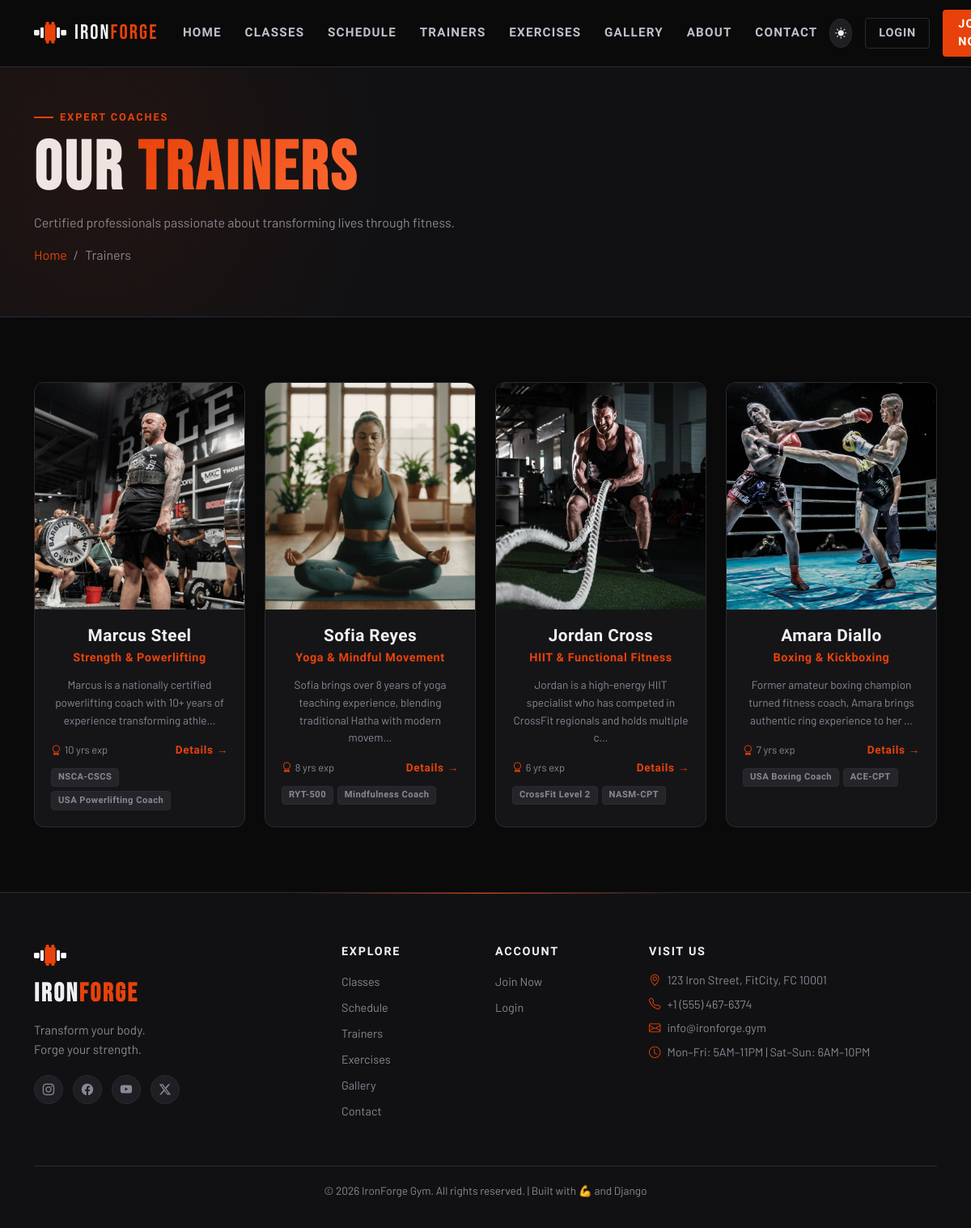
Screenshot of /trainers/ with the database file from the repository.
### core/models.py (models this page shows, shortened)
class Trainer(models.Model):
    name = models.CharField(max_length=100)
    slug = models.SlugField(unique=True, blank=True)
    specialty = models.CharField(max_length=200)
    bio = models.TextField()
    photo = models.ImageField(upload_to='trainers/', blank=True, null=True)
    experience_years = models.PositiveIntegerField(default=1)
    certifications = models.TextField(blank=True, help_text="Comma-separated certifications")
    instagram = models.URLField(blank=True)
    order = models.PositiveIntegerField(default=0)
    is_active = models.BooleanField(default=True)
    class Meta:
        ordering = ['order', 'name']
    def get_certifications_list(self):
        return [c.strip() for c in self.certifications.split(',') if c.strip()]

### core/views.py (the view)
# urls.py: path('trainers/',                  v.trainer_list,   name='trainer_list'),
def trainers(request):
    context = {
        'trainers': Trainer.objects.filter(is_active=True),
        'meta_title': 'Our Trainers | IronForge Gym',
        'meta_description': 'Meet our world-class team of certified personal trainers and fitness coaches.',
    }
    return render(request, 'core/trainers.html', context)

### core/context_processors.py (called while the page is built)
def admin_panel_context(request):
    if request.user.is_authenticated and request.user.is_staff:
        return {
            'unread_count': ContactMessage.objects.filter(is_read=False).count()
        }
    return {'unread_count': 0}

### templates/core/trainers.html (shortened to what this page needs)
{% extends 'base.html' %}
{% block content %}
<div class="page-hero">
    <div class="container">
        <div class="section-label">Expert Coaches</div>
        <h1 class="page-hero-title">OUR <span class="text-gradient">TRAINERS</span></h1>
        <p style="color:var(--text-muted);max-width:550px;margin-top:0.75rem">Certified professionals passionate about transforming lives through fitness.</p>
        <nav aria-label="breadcrumb">
            <ol class="breadcrumb">
                <li class="breadcrumb-item"><a href="{% url 'core:home' %}">Home</a></li>
                <li class="breadcrumb-item active">Trainers</li>
            </ol>
        </nav>
    </div>
</div>
<section class="section">
    <div class="container">
        <div class="row g-4">
            {% for trainer in trainers %}
            <div class="col-sm-6 col-lg-3 reveal" style="transition-delay:{{ forloop.counter0 }}00ms">
                <div class="trainer-card h-100">
                    <div class="trainer-img-wrap">
                        {% if trainer.photo %}
                        <img src="{{ trainer.photo.url }}" alt="{{ trainer.name }}" class="trainer-img">
                        {% else %}
                        <div class="trainer-placeholder">💪</div>
                        {% endif %}
                    </div>
                    <div class="trainer-info">
                        <h3 style="font-family:'Barlow Condensed',sans-serif;font-size:1.3rem;font-weight:700;color:var(--text);margin-bottom:0.25rem">{{ trainer.name }}</h3>
                        <p style="color:var(--accent);font-size:0.9rem;font-family:'Barlow Condensed',sans-serif;font-weight:600;letter-spacing:0.04em;margin-bottom:0.75rem">{{ trainer.specialty }}</p>
                        <p style="color:var(--text-muted);font-size:0.85rem;line-height:1.6;margin-bottom:1rem">{{ trainer.bio|truncatechars:100 }}</p>
                        <div style="display:flex;justify-content:space-between;align-items:center">
                            <span style="font-size:0.8rem;color:var(--text-muted)"><i class="bi bi-award me-1 text-accent"></i>{{ trainer.experience_years }} yrs exp</span>
                            <a href="{% url 'core:trainer_detail' trainer.slug %}" style="color:var(--accent);font-family:'Barlow Condensed',sans-serif;font-weight:700;font-size:0.85rem;letter-spacing:0.05em">Details →</a>
                        </div>
                        {% if trainer.get_certifications_list %}
                        <div style="margin-top:0.75rem;display:flex;flex-wrap:wrap;gap:0.3rem">
                            {% for cert in trainer.get_certifications_list|slice:":2" %}
                            <span style="background:var(--surface-2);border:1px solid var(--border);color:var(--text-muted);font-size:0.7rem;padding:0.15rem 0.5rem;border-radius:4px;font-family:'Barlow Condensed',sans-serif;font-weight:600;letter-spacing:0.04em">{{ cert }}</span>
                            {% endfor %}
                        </div>
                        {% endif %}
                    </div>
                </div>
            </div>
            {% empty %}
            <div class="col-12 text-center py-5" style="color:var(--text-muted)">
                <div style="font-size:3rem;margin-bottom:1rem">👨‍🏫</div>
                <h3 style="font-family:'Barlow Condensed',sans-serif">No trainers listed yet</h3>
                <p>Check back soon — our team is growing!</p>
            </div>
            {% endfor %}
        </div>
    </div>
</section>
{% endblock %}

### templates/base.html (shortened to what this page needs)
{% load static %}
<!DOCTYPE html>
<html lang="en" data-theme="dark">
<head>
    <link href="https://cdn.jsdelivr.net/npm/bootstrap@5.3.3/dist/css/bootstrap.min.css" rel="stylesheet">
    <link href="https://cdn.jsdelivr.net/npm/bootstrap-icons@1.11.3/font/bootstrap-icons.min.css" rel="stylesheet">
    <link rel="stylesheet" href="{% static 'css/main.css' %}">
</head>
<body>
<nav class="navbar navbar-expand-lg fixed-top" id="mainNav">
    <div class="container">
        <a class="navbar-brand" href="{% url 'core:home' %}">
            <div class="logo-container">
                <span class="logo-text">IRON<span class="logo-accent">FORGE</span></span>
            </div>
        </a>
        <div class="collapse navbar-collapse" id="navbarNav">
            <ul class="navbar-nav mx-auto">
                <li class="nav-item"><a class="nav-link" href="{% url 'core:home' %}">Home</a></li>
                <li class="nav-item"><a class="nav-link" href="{% url 'core:classes' %}">Classes</a></li>
                <li class="nav-item"><a class="nav-link" href="{% url 'core:schedule' %}">Schedule</a></li>
                <li class="nav-item"><a class="nav-link" href="{% url 'core:trainers' %}">Trainers</a></li>
                <li class="nav-item"><a class="nav-link" href="{% url 'core:exercises' %}">Exercises</a></li>
                <li class="nav-item"><a class="nav-link" href="{% url 'core:gallery' %}">Gallery</a></li>
                <li class="nav-item"><a class="nav-link" href="{% url 'core:about' %}">About</a></li>
                <li class="nav-item"><a class="nav-link" href="{% url 'core:contact' %}">Contact</a></li>
            </ul>
            <div class="d-flex align-items-center gap-3">
                <button class="theme-toggle d-none d-lg-flex" id="themeToggle" title="Toggle theme">
                    <i class="bi bi-sun-fill" id="themeIcon"></i>
                </button>
                {% if user.is_authenticated %}
                <div class="dropdown">
                    <button class="btn-nav-user dropdown-toggle" data-bs-toggle="dropdown">
                        <i class="bi bi-person-circle me-1"></i>
                        {{ user.first_name|default:user.username }}
                    </button>
                    <ul class="dropdown-menu dropdown-menu-end nav-dropdown">
                        <li><a class="dropdown-item" href="{% url 'accounts:profile' %}"><i class="bi bi-person me-2"></i>My Profile</a></li>
                        <li><a class="dropdown-item" href="{% url 'bookings:my_bookings' %}"><i class="bi bi-calendar-check me-2"></i>My Bookings</a></li>
                        {% if user.is_staff %}<li><a class="dropdown-item" href="{% url 'admin_panel:dashboard' %}"><i class="bi bi-speedometer2 me-2"></i>Manage Site</a></li><li><a class="dropdown-item" href="{% url 'admin:index' %}"><i class="bi bi-shield-check me-2"></i>Django Admin</a></li>{% endif %}
                        <li><hr class="dropdown-divider"></li>
                        <li><a class="dropdown-item text-danger" href="{% url 'accounts:logout' %}"><i class="bi bi-box-arrow-right me-2"></i>Logout</a></li>
                    </ul>
                </div>
                {% else %}
                <a href="{% url 'accounts:login' %}" class="btn-nav-outline">Login</a>
                <a href="{% url 'accounts:register' %}" class="btn-nav-primary">Join Now</a>
                {% endif %}
            </div>
        </div>
    </div>
</nav>
<main>
    {% block content %}{% endblock %}
</main>
<footer class="site-footer">
    <div class="footer-glow"></div>
    <div class="container">
        <div class="row gy-4">
            <div class="col-lg-4">
                <div class="footer-brand">
                    <h3 class="footer-logo-text">IRON<span class="logo-accent">FORGE</span></h3>
                    <p class="footer-tagline">Transform your body.<br>Forge your strength.</p>
                    <div class="social-links">
                        <a href="#" class="social-link"><i class="bi bi-instagram"></i></a>
                        <a href="#" class="social-link"><i class="bi bi-facebook"></i></a>
                        <a href="#" class="social-link"><i class="bi bi-youtube"></i></a>
                        <a href="#" class="social-link"><i class="bi bi-twitter-x"></i></a>
                    </div>
                </div>
            </div>
            <div class="col-6 col-lg-2">
                <h5 class="footer-heading">Explore</h5>
                <ul class="footer-links">
                    <li><a href="{% url 'core:classes' %}">Classes</a></li>
                    <li><a href="{% url 'core:schedule' %}">Schedule</a></li>
                    <li><a href="{% url 'core:trainers' %}">Trainers</a></li>
                    <li><a href="{% url 'core:exercises' %}">Exercises</a></li>
                    <li><a href="{% url 'core:gallery' %}">Gallery</a></li>
                    <li><a href="{% url 'core:contact' %}">Contact</a></li>
                </ul>
            </div>
            <div class="col-6 col-lg-2">
                <h5 class="footer-heading">Account</h5>
                <ul class="footer-links">
                    <li><a href="{% url 'accounts:register' %}">Join Now</a></li>
                    <li><a href="{% url 'accounts:login' %}">Login</a></li>
                </ul>
            </div>
            <div class="col-lg-4">
                <h5 class="footer-heading">Visit Us</h5>
                <div class="footer-contact">
                    <p><i class="bi bi-geo-alt me-2 text-accent"></i>123 Iron Street, FitCity, FC 10001</p>
                    <p><i class="bi bi-telephone me-2 text-accent"></i>+1 (555) 467-6374</p>
                    <p><i class="bi bi-envelope me-2 text-accent"></i>info@ironforge.gym</p>
                    <p><i class="bi bi-clock me-2 text-accent"></i>Mon–Fri: 5AM–11PM | Sat–Sun: 6AM–10PM</p>
                </div>
            </div>
        </div>
        <div class="footer-bottom">
            <p>&copy; {% now "Y" %} IronForge Gym. All rights reserved. | Built with 💪 and Django</p>
        </div>
    </div>
</footer>
</body>
</html>

### rows the page displays
Trainer: photo (picture), name "Marcus Steel", specialty "Strength & Powerlifting", bio "Marcus is a nationally certified powerlifting coach with 10+ years of experience transforming athle…", experience_years "10", get_certifications_list "NSCA-CSCS" "USA Powerlifting Coach"
Trainer: photo (picture), name "Sofia Reyes", specialty "Yoga & Mindful Movement", bio "Sofia brings over 8 years of yoga teaching experience, blending traditional Hatha with modern movem…", experience_years "8", get_certifications_list "RYT-500" "Mindfulness Coach"
Trainer: photo (picture), name "Jordan Cross", specialty "HIIT & Functional Fitness", bio "Jordan is a high-energy HIIT specialist who has competed in CrossFit regionals and holds multiple c…", experience_years "6", get_certifications_list "CrossFit Level 2" "NASM-CPT"
Trainer: photo (picture), name "Amara Diallo", specialty "Boxing & Kickboxing", bio "Former amateur boxing champion turned fitness coach, Amara brings authentic ring experience to her …", experience_years "7", get_certifications_list "USA Boxing Coach" "ACE-CPT"
